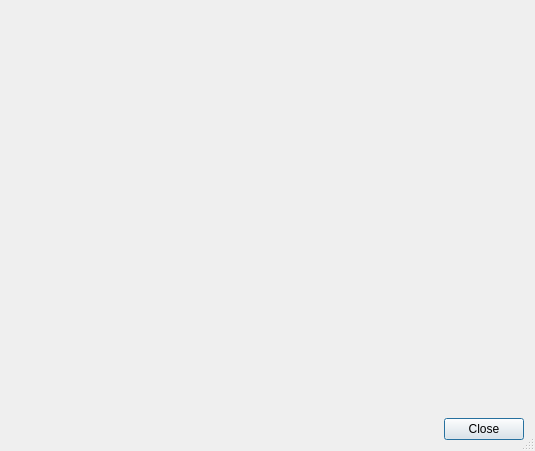
<?xml version="1.0" encoding="UTF-8"?>
<ui version="4.0">
 <class>Dialog</class>
 <widget class="QDialog" name="Dialog">
  <property name="geometry">
   <rect>
    <x>0</x>
    <y>0</y>
    <width>535</width>
    <height>451</height>
   </rect>
  </property>
  <property name="windowTitle">
   <string>2D Visual Covering model</string>
  </property>
  <property name="sizeGripEnabled">
   <bool>true</bool>
  </property>
  <layout class="QGridLayout" name="gridLayout">
   <item row="0" column="0">
    <widget class="TwoDVisualWidget" name="widget" native="true"/>
   </item>
   <item row="1" column="0">
    <widget class="QDialogButtonBox" name="buttonBox">
     <property name="orientation">
      <enum>Qt::Horizontal</enum>
     </property>
     <property name="standardButtons">
      <set>QDialogButtonBox::Close</set>
     </property>
    </widget>
   </item>
  </layout>
 </widget>
 <customwidgets>
  <customwidget>
   <class>TwoDVisualWidget</class>
   <extends>QWidget</extends>
   <header>twodvisualwidget.h</header>
   <container>1</container>
  </customwidget>
 </customwidgets>
 <resources/>
 <connections>
  <connection>
   <sender>buttonBox</sender>
   <signal>accepted()</signal>
   <receiver>Dialog</receiver>
   <slot>accept()</slot>
   <hints>
    <hint type="sourcelabel">
     <x>248</x>
     <y>254</y>
    </hint>
    <hint type="destinationlabel">
     <x>157</x>
     <y>274</y>
    </hint>
   </hints>
  </connection>
  <connection>
   <sender>buttonBox</sender>
   <signal>rejected()</signal>
   <receiver>Dialog</receiver>
   <slot>reject()</slot>
   <hints>
    <hint type="sourcelabel">
     <x>316</x>
     <y>260</y>
    </hint>
    <hint type="destinationlabel">
     <x>286</x>
     <y>274</y>
    </hint>
   </hints>
  </connection>
 </connections>
</ui>
